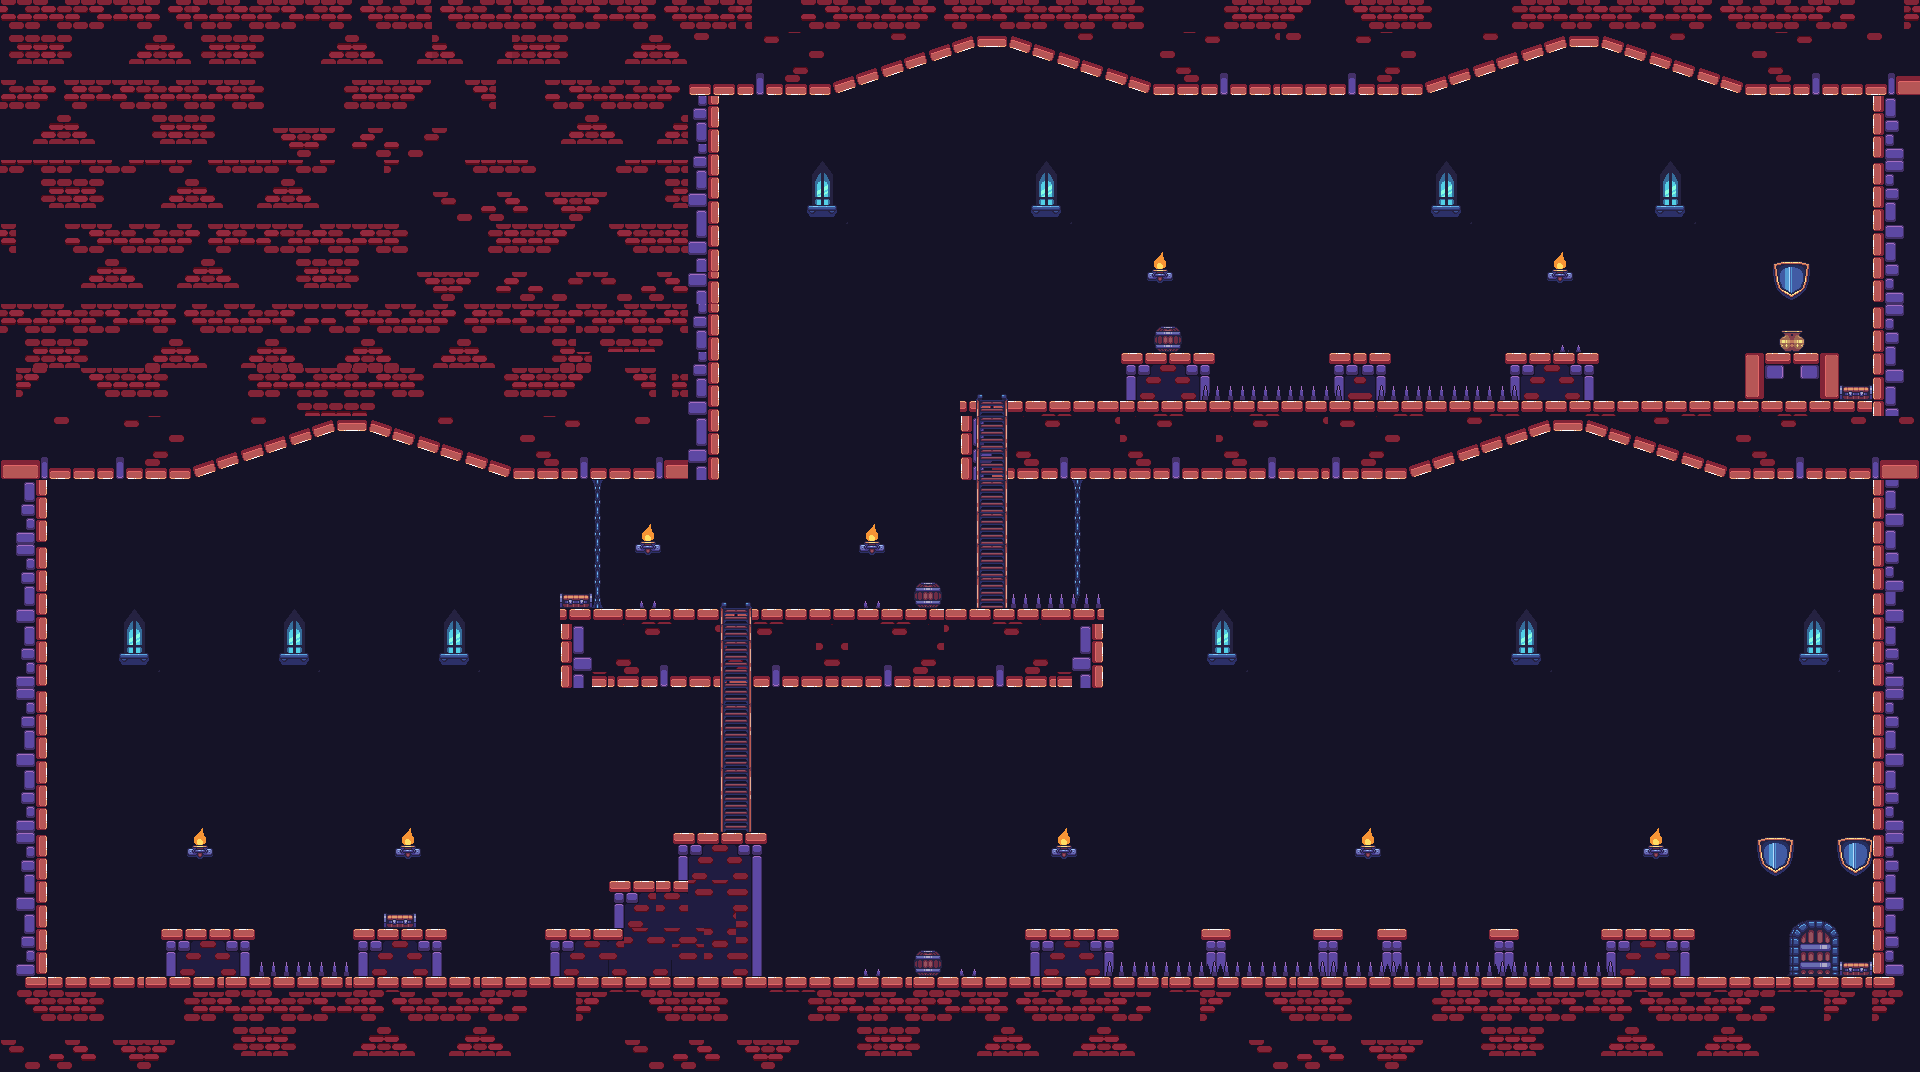

Rendered tile map (Tiled .tmx) drawn with the repository's tilesets; below, a short description and the map source with its tile grids summarised:
An orthogonal 120x67 tile map with 16x16 px tiles, 10 tile layers (Fond, Seum, Decor, OnVaDevenirRiche, ...), 2 tilesets.

<map version="1.5" tiledversion="1.7.2" orientation="orthogonal" renderorder="right-down" width="120" height="67" tilewidth="16" tileheight="16" infinite="0" nextlayerid="13" nextobjectid="9">
 <tileset firstgid="1" source="decors.tsx" />
 <tileset firstgid="3265" source="objet.tsx" />
 <layer id="5" name="Fond" width="120" height="67">
  <data>[8040 cells, 5395 non-empty, 11 distinct tile ids]</data>
 </layer>
 <layer id="12" name="Seum" width="120" height="67">
  <data>[8040 cells, 0 non-empty, 0 distinct tile ids]</data>
 </layer>
 <layer id="9" name="Decor" width="120" height="67">
  <data>[8040 cells, 226 non-empty, 32 distinct tile ids]</data>
 </layer>
 <layer id="10" name="OnVaDevenirRiche" width="120" height="67">
  <data>[8040 cells, 8 non-empty, 1 distinct tile ids]</data>
 </layer>
 <layer id="1" name="Collision" width="120" height="67">
  <data>[8040 cells, 3485 non-empty, 306 distinct tile ids]</data>
 </layer>
 <layer id="4" name="Grimpe" width="120" height="67">
  <data>[8040 cells, 82 non-empty, 6 distinct tile ids]</data>
 </layer>
 <layer id="3" name="Porte ouverte" width="120" height="67">
  <data>[8040 cells, 16 non-empty, 16 distinct tile ids]</data>
 </layer>
 <layer id="11" name="Porte ferme" width="120" height="67">
  <data>[8040 cells, 12 non-empty, 12 distinct tile ids]</data>
 </layer>
 <layer id="2" name="Mort" width="120" height="67">
  <data>[8040 cells, 68 non-empty, 5 distinct tile ids]</data>
 </layer>
 <layer id="7" name="Objet" width="120" height="67">
  <data>[8040 cells, 4 non-empty, 2 distinct tile ids]</data>
 </layer>
</map>
